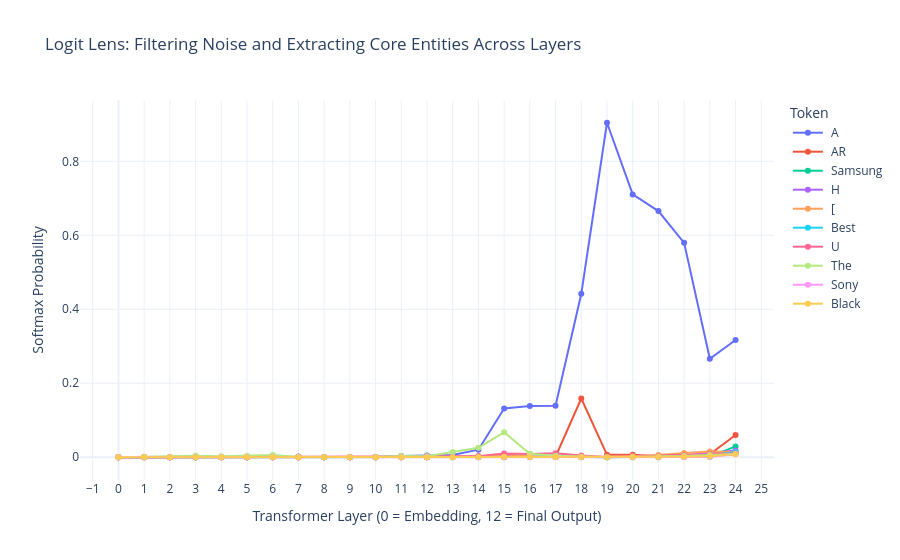

Source (notebook cell):
### Code cell
# Generate Interactive Plotly Chart
fig = px.line(
    df,
    x="Layer_Num",
    y="Probability",
    color="Token",
    title="Logit Lens: Filtering Noise and Extracting Core Entities Across Layers",
    labels={
        "Layer_Num": "Transformer Layer (0 = Embedding, 12 = Final Output)",
        "Probability": "Softmax Probability"
    },
    markers=True,
    template="plotly_white"
)

fig.update_layout(
    xaxis=dict(tickmode='linear', tick0=0, dtick=1),
    hovermode="x unified"
)

# Renders the interactive widget in Colab
fig.show()

### Figure 1 — Plotly figure (JSON) as saved in the notebook; plotly's stock layout.template omitted (floating-point values rounded to 4 significant figures)
{"data": [{"hovertemplate": "Token= A<br>Transformer Layer (0 = Embedding, 12 = Final Output)=%{x}<br>Softmax Probability=%{y}<extra></extra>", "legendgroup": " A", "line": {"color": "#636efa", "dash": "solid"}, "marker": {"symbol": "circle"}, "mode": "lines+markers", "name": " A", "orientation": "v", "showlegend": true, "type": "scatter", "x": [0, 1, 2, 3, 4, 5, 6, 7, 8, 9, 10, 11, 12, 13, 14, 15, 16, 17, 18, 19, 20, 21, 22, 23, 24], "xaxis": "x", "y": [1.365e-05, 0.0005484, 0.0002716, 0.0001825, 0.0003963, 0.0005403, 0.0004261, 0.001984, 0.000396, 0.0003777, 0.0007787, 0.003084, 0.004734, 0.006054, 0.02042, 0.1317, 0.1388, 0.1394, 0.4419, 0.9043, 0.7104, 0.6655, 0.5796, 0.2664, 0.3169], "yaxis": "y"}, {"hovertemplate": "Token= AR<br>Transformer Layer (0 = Embedding, 12 = Final Output)=%{x}<br>Softmax Probability=%{y}<extra></extra>", "legendgroup": " AR", "line": {"color": "#EF553B", "dash": "solid"}, "marker": {"symbol": "circle"}, "mode": "lines+markers", "name": " AR", "orientation": "v", "showlegend": true, "type": "scatter", "x": [0, 1, 2, 3, 4, 5, 6, 7, 8, 9, 10, 11, 12, 13, 14, 15, 16, 17, 18, 19, 20, 21, 22, 23, 24], "xaxis": "x", "y": [1.55e-06, 2.742e-06, 7.868e-06, 5.662e-06, 1.276e-05, 9.716e-06, 1.49e-05, 2.629e-05, 1.025e-05, 1.287e-05, 2.348e-05, 4.667e-05, 0.0002302, 0.0006728, 0.001584, 0.0006833, 0.00166, 0.001592, 0.1588, 0.006435, 0.006935, 0.003, 0.003126, 0.00798, 0.06003], "yaxis": "y"}, {"hovertemplate": "Token= Samsung<br>Transformer Layer (0 = Embedding, 12 = Final Output)=%{x}<br>Softmax Probability=%{y}<extra></extra>", "legendgroup": " Samsung", "line": {"color": "#00cc96", "dash": "solid"}, "marker": {"symbol": "circle"}, "mode": "lines+markers", "name": " Samsung", "orientation": "v", "showlegend": true, "type": "scatter", "x": [0, 1, 2, 3, 4, 5, 6, 7, 8, 9, 10, 11, 12, 13, 14, 15, 16, 17, 18, 19, 20, 21, 22, 23, 24], "xaxis": "x", "y": [1.431e-06, 9.656e-06, 9e-06, 6.855e-06, 3.672e-05, 2.426e-05, 8.643e-06, 3.099e-06, 1.848e-06, 5.782e-06, 6.795e-06, 1.884e-05, 2.813e-05, 5.43e-05, 3.153e-05, 7.623e-05, 0.0004785, 0.0007234, 0.0002577, 2.891e-05, 0.0002242, 0.0002211, 0.0004134, 0.001673, 0.02925], "yaxis": "y"}, {"hovertemplate": "Token= H<br>Transformer Layer (0 = Embedding, 12 = Final Output)=%{x}<br>Softmax Probability=%{y}<extra></extra>", "legendgroup": " H", "line": {"color": "#ab63fa", "dash": "solid"}, "marker": {"symbol": "circle"}, "mode": "lines+markers", "name": " H", "orientation": "v", "showlegend": true, "type": "scatter", "x": [0, 1, 2, 3, 4, 5, 6, 7, 8, 9, 10, 11, 12, 13, 14, 15, 16, 17, 18, 19, 20, 21, 22, 23, 24], "xaxis": "x", "y": [1.132e-05, 4.232e-06, 2.98e-06, 1.967e-06, 5.186e-06, 1.49e-06, 2.265e-06, 6.795e-06, 2.563e-06, 1.127e-05, 3.839e-05, 0.0001557, 0.0002961, 0.001144, 0.002773, 0.005856, 0.002398, 0.001343, 0.0008869, 0.0003281, 0.00168, 0.002796, 0.005684, 0.01166, 0.01845], "yaxis": "y"}, {"hovertemplate": "Token= [<br>Transformer Layer (0 = Embedding, 12 = Final Output)=%{x}<br>Softmax Probability=%{y}<extra></extra>", "legendgroup": " [", "line": {"color": "#FFA15A", "dash": "solid"}, "marker": {"symbol": "circle"}, "mode": "lines+markers", "name": " [", "orientation": "v", "showlegend": true, "type": "scatter", "x": [0, 1, 2, 3, 4, 5, 6, 7, 8, 9, 10, 11, 12, 13, 14, 15, 16, 17, 18, 19, 20, 21, 22, 23, 24], "xaxis": "x", "y": [2.98e-07, 0.0001235, 6.604e-05, 0.0001233, 3.505e-05, 4.101e-05, 1.27e-05, 2.617e-05, 3.01e-05, 3.07e-05, 5.352e-05, 0.0004897, 0.0005822, 0.001688, 0.002077, 0.008072, 0.002388, 0.002151, 0.001113, 0.0005221, 0.002914, 0.005989, 0.01122, 0.01527, 0.01448], "yaxis": "y"}, {"hovertemplate": "Token= Best<br>Transformer Layer (0 = Embedding, 12 = Final Output)=%{x}<br>Softmax Probability=%{y}<extra></extra>", "legendgroup": " Best", "line": {"color": "#19d3f3", "dash": "solid"}, "marker": {"symbol": "circle"}, "mode": "lines+markers", "name": " Best", "orientation": "v", "showlegend": true, "type": "scatter", "x": [0, 1, 2, 3, 4, 5, 6, 7, 8, 9, 10, 11, 12, 13, 14, 15, 16, 17, 18, 19, 20, 21, 22, 23, 24], "xaxis": "x", "y": [1.252e-06, 1.168e-05, 0.0001051, 0.0003068, 5.472e-05, 2.456e-05, 3.302e-05, 1.776e-05, 7.457e-05, 0.0001637, 0.0001755, 0.0004036, 0.0001578, 0.0006418, 0.0005612, 0.0006495, 0.0007877, 0.002655, 0.0005794, 7.105e-05, 0.0003426, 0.0005484, 0.001258, 0.004444, 0.01448], "yaxis": "y"}, {"hovertemplate": "Token= U<br>Transformer Layer (0 = Embedding, 12 = Final Output)=%{x}<br>Softmax Probability=%{y}<extra></extra>", "legendgroup": " U", "line": {"color": "#FF6692", "dash": "solid"}, "marker": {"symbol": "circle"}, "mode": "lines+markers", "name": " U", "orientation": "v", "showlegend": true, "type": "scatter", "x": [0, 1, 2, 3, 4, 5, 6, 7, 8, 9, 10, 11, 12, 13, 14, 15, 16, 17, 18, 19, 20, 21, 22, 23, 24], "xaxis": "x", "y": [1.192e-07, 1.705e-05, 6.843e-05, 0.0001354, 6.258e-06, 9.775e-06, 9.537e-06, 1.729e-05, 1.723e-05, 1.991e-05, 7.892e-05, 0.0008974, 0.00172, 0.002951, 0.002525, 0.01044, 0.008842, 0.01075, 0.004612, 0.0005302, 0.002632, 0.003386, 0.005383, 0.00901, 0.01027], "yaxis": "y"}, {"hovertemplate": "Token= The<br>Transformer Layer (0 = Embedding, 12 = Final Output)=%{x}<br>Softmax Probability=%{y}<extra></extra>", "legendgroup": " The", "line": {"color": "#B6E880", "dash": "solid"}, "marker": {"symbol": "circle"}, "mode": "lines+markers", "name": " The", "orientation": "v", "showlegend": true, "type": "scatter", "x": [0, 1, 2, 3, 4, 5, 6, 7, 8, 9, 10, 11, 12, 13, 14, 15, 16, 17, 18, 19, 20, 21, 22, 23, 24], "xaxis": "x", "y": [6.58e-05, 0.001433, 0.0009389, 0.003826, 0.002645, 0.003511, 0.005928, 0.0009551, 0.0003321, 0.0002254, 0.0004613, 0.003414, 0.002916, 0.01397, 0.0256, 0.06781, 0.009369, 0.004276, 0.001352, 0.000284, 0.001548, 0.0023, 0.003277, 0.006119, 0.008995], "yaxis": "y"}, {"hovertemplate": "Token= Sony<br>Transformer Layer (0 = Embedding, 12 = Final Output)=%{x}<br>Softmax Probability=%{y}<extra></extra>", "legendgroup": " Sony", "line": {"color": "#FF97FF", "dash": "solid"}, "marker": {"symbol": "circle"}, "mode": "lines+markers", "name": " Sony", "orientation": "v", "showlegend": true, "type": "scatter", "x": [0, 1, 2, 3, 4, 5, 6, 7, 8, 9, 10, 11, 12, 13, 14, 15, 16, 17, 18, 19, 20, 21, 22, 23, 24], "xaxis": "x", "y": [1.013e-06, 2.146e-06, 1.907e-06, 3.338e-06, 3.934e-06, 1.967e-06, 3.457e-06, 1.55e-06, 1.371e-06, 3.934e-06, 9.894e-06, 3.928e-05, 6.3e-05, 6.026e-05, 6.282e-05, 0.0001659, 0.0001725, 0.0002484, 8.798e-05, 1.997e-05, 0.0001246, 0.0001367, 0.0002186, 0.0009112, 0.007935], "yaxis": "y"}, {"hovertemplate": "Token= Black<br>Transformer Layer (0 = Embedding, 12 = Final Output)=%{x}<br>Softmax Probability=%{y}<extra></extra>", "legendgroup": " Black", "line": {"color": "#FECB52", "dash": "solid"}, "marker": {"symbol": "circle"}, "mode": "lines+markers", "name": " Black", "orientation": "v", "showlegend": true, "type": "scatter", "x": [0, 1, 2, 3, 4, 5, 6, 7, 8, 9, 10, 11, 12, 13, 14, 15, 16, 17, 18, 19, 20, 21, 22, 23, 24], "xaxis": "x", "y": [1.323e-05, 1.657e-05, 1.007e-05, 8.166e-06, 3.636e-06, 2.623e-06, 1.788e-06, 5.96e-07, 1.192e-06, 6.378e-06, 1.967e-05, 2.486e-05, 5.895e-05, 0.0001051, 0.0005527, 0.001307, 0.0008001, 0.00069, 0.0004199, 7.194e-05, 0.0003691, 0.0007949, 0.001494, 0.002369, 0.007812], "yaxis": "y"}], "layout": {"hovermode": "x unified", "legend": {"title": {"text": "Token"}, "tracegroupgap": 0}, "title": {"text": "Logit Lens: Filtering Noise and Extracting Core Entities Across Layers"}, "xaxis": {"anchor": "y", "domain": [0, 1], "dtick": 1, "tick0": 0, "tickmode": "linear", "title": {"text": "Transformer Layer (0 = Embedding, 12 = Final Output)"}}, "yaxis": {"anchor": "x", "domain": [0, 1], "title": {"text": "Softmax Probability"}}}}
